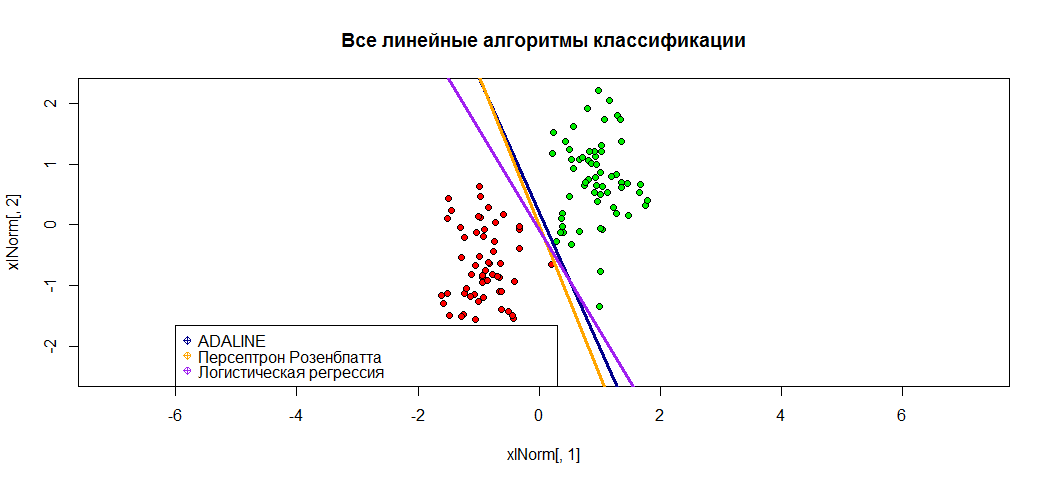

Here is the R script that generated this plot:
trainingSampleNormalization <- function(xl)
{
  n <- dim(xl)[2] - 1
  for(i in 1:n)
  {
    xl[, i] <- (xl[, i] - mean(xl[, i])) / sd(xl[, i])
  }
  return (xl)
}

trainingSamplePrepare <- function(xl)
{
  l <- dim(xl)[1]
  n <- dim(xl)[2] - 1
  xl <- cbind(xl[, 1:n], seq(from = -1, to = -1, length.out = l), xl[, n + 1])
}

lossQuad <- function(x)
{
  return ((x-1)^2)
}

## ADALINE
sg.ADALINE <- function(xl, eta = 1, lambda = 1/6)
{
  l <- dim(xl)[1]
  n <- dim(xl)[2] - 1
  w <- c(1/2, 1/2, 1/2)
  
  iterCount <- 0
  Q <- 0
  for (i in 1:l)
  {
    
    wx <- sum(w * xl[i, 1:n])
    margin <- wx * xl[i, n + 1]
    Q <- Q + lossQuad(margin)
  }
  repeat
  { 
    margins <- array(dim = l)
    for (i in 1:l)
    {
      xi <- xl[i, 1:n]
      yi <- xl[i, n + 1]
      margins[i] <- crossprod(w, xi) * yi
    }
    errorIndexes <- which(margins <= 0)
    if (length(errorIndexes) > 0)
    {
      
      i <- sample(errorIndexes, 1)
      iterCount <- iterCount + 1
      xi <- xl[i, 1:n]
      yi <- xl[i, n + 1]
      
      wx <- sum(w * xi)
      margin <- wx * yi
      ex <- lossQuad(margin)
      eta <- 1 / sqrt(sum(xi * xi))
      w <- w - eta * (wx - yi) * xi
      Qprev <- Q
      Q <- (1 - lambda) * Q + lambda * ex
    }
    else
    {
      break
    }
  }
  return (w)
}



lossPerceptron <- function(x)
{
  return (max(-x, 0))
}


sg.Hebb <- function(xl, eta = 0.1, lambda = 1/6)
{
  l <- dim(xl)[1]
  n <- dim(xl)[2] - 1
  w <- c(1/2, 1/2, 1/2)
  iterCount <- 0
  Q <- 0
  for (i in 1:l)
  {
    
    wx <- sum(w * xl[i, 1:n])
    margin <- wx * xl[i, n + 1]
    Q <- Q + lossPerceptron(margin)
  }
  repeat
  {
    
    margins <- array(dim = l)
    for (i in 1:l)
    {
      xi <- xl[i, 1:n]
      yi <- xl[i, n + 1]
      margins[i] <- crossprod(w, xi) * yi
    }
    
    errorIndexes <- which(margins <= 0)
    if (length(errorIndexes) > 0)
    {
      
      i <- sample(errorIndexes, 1)
      iterCount <- iterCount + 1
      xi <- xl[i, 1:n]
      yi <- xl[i, n + 1]
      w <- w + eta * yi * xi
    }
    else
      break;
  }
  return (w)
}



lossLog <- function(x)
{
  return (log2(1 + exp(-x)))
}

sigmoidFunction <- function(z)
{
  return (1 / (1 + exp(-z)))
}


sg.Regression <- function(xl, eta = 0.1, lambda = 1/6)
{
  l <- dim(xl)[1]
  n <- dim(xl)[2] - 1
  w <- c(1/2, 1/2, 1/2)
  iterCount <- 0
  
  Q <- 0
  for (i in 1:l)
  {
    
    wx <- sum(w * xl[i, 1:n])
    margin <- wx * xl[i, n + 1]
    Q <- Q + lossLog(margin)
  }
  repeat
  {
    
    i <- sample(1:l, 1)
    iterCount <- iterCount + 1
    xi <- xl[i, 1:n]
    yi <- xl[i, n + 1]
    
    wx <- sum(w * xi)
    margin <- wx * yi
    ex <- lossLog(margin)
    eta <- 0.3
    w <- w + eta * xi * yi * sigmoidFunction(-wx * yi)
    
    Qprev <- Q
    Q <- (1 - lambda) * Q + lambda * ex
    if (abs(Qprev - Q) / abs(max(Qprev, Q)) < 1e-5)
      break
  }
  return (w)
}

ObjectsCountOfEachClass <- 200

test <- function(ObjectsCountofEachClass) {
  library(MASS)
  sigma <- matrix(c(3,0,0,7),2,2)
  
  xy1 <- mvrnorm (ObjectsCountofEachClass,c(1,1),sigma)
  xy2 <- mvrnorm (ObjectsCountofEachClass,c(9,7),sigma)
  
  xl <- rbind(cbind(xy1, 1), cbind(xy2, -1))
  print(xl);
  
  xlNorm <- trainingSampleNormalization(xl)
  xlNorm <- trainingSamplePrepare(xlNorm)
  
  colors <- c("green2", "red")
  plot(xlNorm[, 1], xlNorm[, 2], pch = 21, asp = 1, main="Все линейные алгоритмы классификации")
  
  for (i in 1:dim(xlNorm)[1]) {
    points(xlNorm[i, 1], xlNorm[i, 2], pch = 21, bg = colors[ifelse((xl[i, 3] < 0), 1, 2)], asp = 1)
  }
  w <- sg.ADALINE(xlNorm)
  
  abline(a = w[3] / w[2], b = -w[1] / w[2], lwd = 3, col = "darkblue")
  
  w <- sg.Hebb(xlNorm)
  
  abline(a = w[3] / w[2], b = -w[1] / w[2], lwd = 3, col = "orange")
  
  
  w <- sg.Regression(xlNorm)
  
  abline(a = w[3] / w[2], b = -w[1] / w[2], lwd = 3, col ="purple")
  
  legend("bottomleft", c("ADALINE", "Персептрон Розенблатта", "Логистическая регрессия"), pch = c(10,10,10), col =c("darkblue", "orange", "purple"))
}

test(60)
